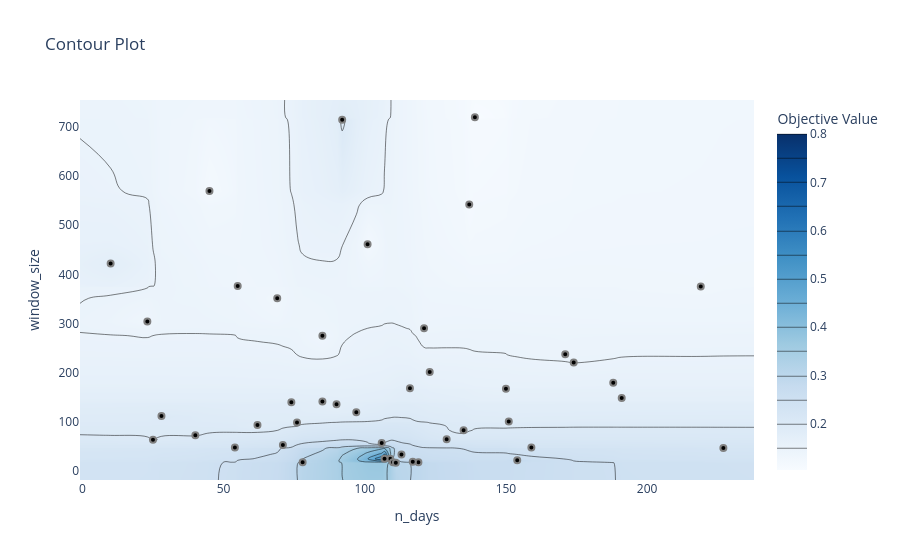

Source (notebook cell):
### Code cell
best = study.best_params
print(best)

plot_contour(study, params=["n_days", "window_size"])

### Figure 1 — Plotly figure (JSON) as saved in the notebook; plotly's stock layout.template omitted (floating-point values rounded to 4 significant figures; data arrays with more than 128 entries replaced by an {"elided": "..."} marker saying what was removed)
{"data": [{"colorbar": {"title": {"text": "Objective Value"}}, "colorscale": [[0, "rgb(247,251,255)"], [0.125, "rgb(222,235,247)"], [0.25, "rgb(198,219,239)"], [0.375, "rgb(158,202,225)"], [0.5, "rgb(107,174,214)"], [0.625, "rgb(66,146,198)"], [0.75, "rgb(33,113,181)"], [0.875, "rgb(8,81,156)"], [1, "rgb(8,48,107)"]], "connectgaps": true, "contours": {"coloring": "heatmap"}, "hoverinfo": "none", "line": {"smoothing": 1.3}, "reversescale": false, "type": "contour", "x": [-0.85, 10, 23, 25, 28, 40, 45, 54, 55, 62, 69, 71, 74, 76, 78, 85, 90, 92, 97, 101, 106, 107, 109, 110, 111, 113, 116, 117, 119, 121, 123, 129, 135, 137, 139, 150, 151, 154, 159, 171, 174, 188, 191, 219, 227, 237.8], "y": [-19.2, 16, 17, 18, 21, 24, 33, 46, 47, 52, 56, 63, 64, 72, 82, 93, 98, 100, 111, 119, 135, 139, 141, 148, 167, 168, 179, 201, 220, 237, 275, 290, 304, 351, 375, 376, 422, 461, 542, 570, 715, 720, 755.2], "z": {"elided": "43x46 float values"}}, {"marker": {"color": "black", "line": {"color": "Gray", "width": 2}}, "mode": "markers", "name": "Feasible Trial", "showlegend": false, "type": "scatter", "x": [69, 23, 113, 191, 90, 45, 25, 227, 219, 137, 139, 174, 123, 109, 97, 171, 101, 62, 121, 154, 159, 150, 119, 76, 188, 110, 151, 85, 55, 135, 107, 78, 40, 74, 111, 85, 106, 28, 10, 92, 117, 129, 71, 116, 54], "y": [351, 304, 33, 148, 135, 570, 63, 46, 375, 542, 720, 220, 201, 24, 119, 237, 461, 93, 290, 21, 47, 167, 17, 98, 179, 17, 100, 275, 376, 82, 24, 17, 72, 139, 16, 141, 56, 111, 422, 715, 18, 64, 52, 168, 47]}, {"marker": {"color": "#cccccc", "line": {"color": "Gray", "width": 2}}, "mode": "markers", "name": "Infeasible Trial", "showlegend": false, "type": "scatter", "x": [], "y": []}], "layout": {"title": {"text": "Contour Plot"}, "xaxis": {"range": [-0.85, 237.8], "title": {"text": "n_days"}}, "yaxis": {"range": [-19.2, 755.2], "title": {"text": "window_size"}}}}
